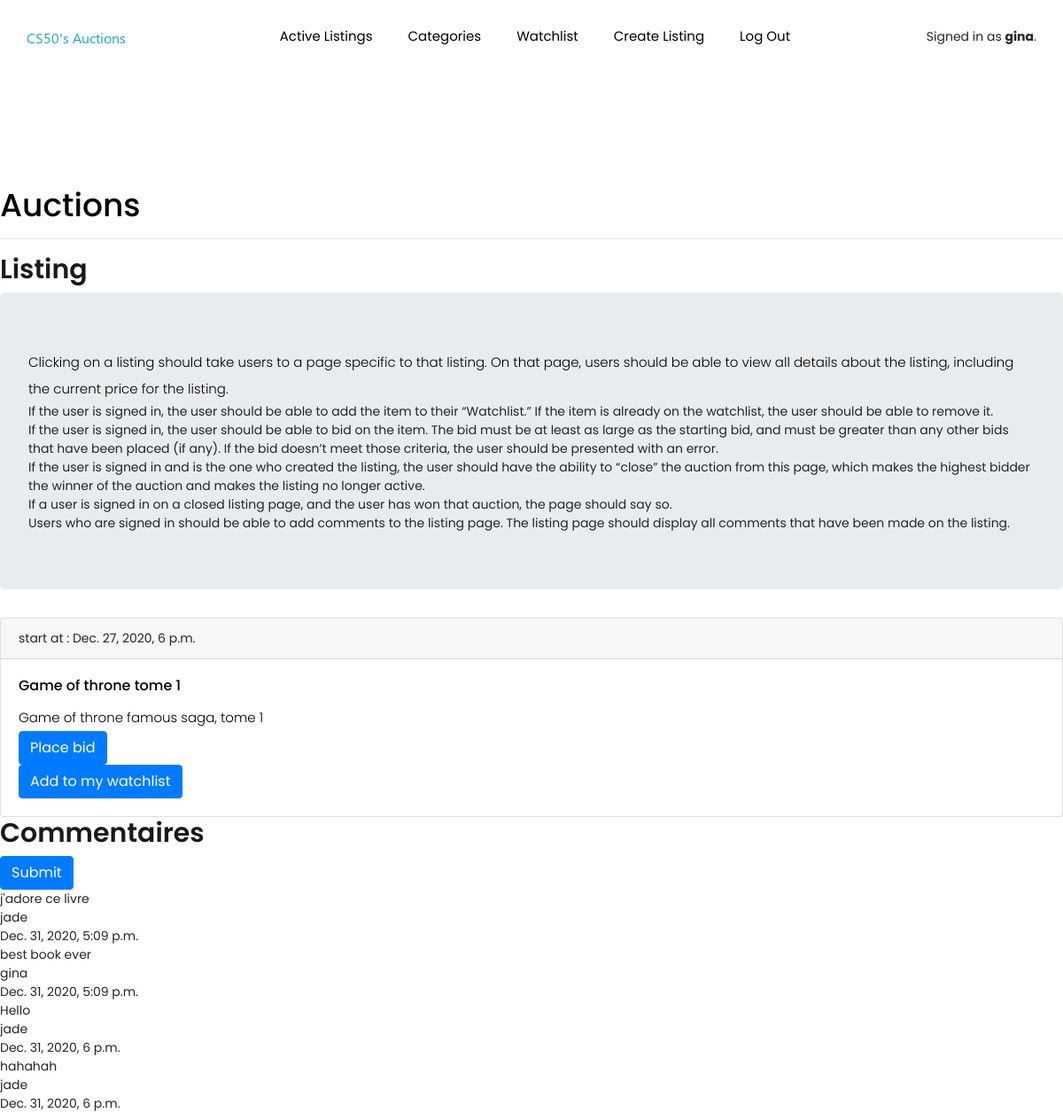
The app's page /listing/1 (signed in) with its own data.
### auctions/models.py (models this page shows, shortened)
class User(AbstractUser):
    watchlist = models.ManyToManyField(Listing, related_name='watchers', blank=True)

class Listing(models.Model):
    title = models.CharField(max_length=64)
    description = models.TextField()
    start_at = models.DateTimeField()
    starting_bid = models.DecimalField(max_digits=5, decimal_places=2,  blank=False, default='0.1')
    categorie = models.ForeignKey(Categorie, models.SET_NULL, blank=True, null=True )
    picture = models.URLField(blank=True, null=True)
    active = models.BooleanField(default=False)

class Comment(models.Model):
    listing = models.ForeignKey(Listing, on_delete=models.CASCADE)
    user = models.ForeignKey(User, models.SET_NULL, blank=True, null=True )
    created_at = models.DateTimeField(auto_now_add=True)
    comment = models.TextField(blank=False)

### auctions/views.py (the view)
# urls.py: path("listing/<int:listing_id>", views.listing, name="listing"),
def listing(request, listing_id):
    listing_id = int(listing_id)
    listing = get_object_or_404(Listing, pk=listing_id)
    comments = Comment.objects.filter(listing=listing_id)
    return render(request, "auctions/listing.html",{
        "listing": listing,
        "comments": comments
    })

### auctions/templates/auctions/listing.html (shortened to what this page needs)
{% extends "auctions/layout.html" %}
{% block body %}
    <h2>Listing</h2>
    <div class="jumbotron">
        <p> Clicking on a listing should take users to a page specific to that listing. On that page, users should be able to view all details about the listing, including the current price for the listing.
            <ul>
                <li>If the user is signed in, the user should be able to add the item to their “Watchlist.” If the item is already on the watchlist, the user should be able to remove it.</li>
                <li>If the user is signed in, the user should be able to bid on the item. The bid must be at least as large as the starting bid, and must be greater than any other bids that have been placed (if any). If the bid doesn’t meet those criteria, the user should be presented with an error.</li>
                <li>If the user is signed in and is the one who created the listing, the user should have the ability to “close” the auction from this page, which makes the highest bidder the winner of the auction and makes the listing no longer active.</li>
                <li>If a user is signed in on a closed listing page, and the user has won that auction, the page should say so.</li>
                <li>Users who are signed in should be able to add comments to the listing page. The listing page should display all comments that have been made on the listing.</li>
            </ul>
        </p>
    </div>
    <div class="card">
        <div class="card-header">
            start at : {{ listing.start_at }}
        </div>
        <div class="card-body">
            <h5 class="card-title">{{ listing.title }}</h5>
            <p class="card-text">{{ listing.description }}</p>
            {% if user.is_authenticated %}
                <a href="#" class="btn btn-primary">Place bid</a>
                {% if in_my_watchlist %}
                <form action="{% url 'remove_watchlist' listing.id %}" method="post">
                    {% csrf_token %}
                    <input type="submit" class="btn btn-danger" value="Remove from my watchlist">
                </form>
                {% else %}
                <form action="{% url 'add_watchlist' listing.id %}" method="post">
                    <input type="submit" class="btn btn-primary" value="Add to my watchlist">
                </form>
                {% endif %}
            {% endif %}
        </div>
    </div>
    <div>
        <h2>Commentaires</h2>
        {% if user.is_authenticated %}
            <form action="{% url 'add_comment' listing.id %}" method="post">
                <input type="submit" class="btn btn-primary" value="Submit">
            </form>
        {% endif %}
        {% for comment in comments %}
            <div>
                <div>{{ comment.comment}}</div>
                <div>{{ comment.user}}</div>
                <div>{{ comment.created_at}}</div>
            </div>
        {% empty %}
            No comment
        {% endfor %}
    </div>
{% endblock %}

### auctions/templates/auctions/layout.html (shortened to what this page needs)
{% load static %}
<!DOCTYPE html>
<html lang="en">
    <head>
        <link rel="stylesheet" href="https://stackpath.bootstrapcdn.com/bootstrap/4.4.1/css/bootstrap.min.css">
        <link href="{% static 'auctions/styles.css' %}" rel="stylesheet">
        <link rel="stylesheet" href="{% static 'auctions/theme/animate.css' %}">
        <link rel="stylesheet" href="{% static 'auctions/theme/all.css' %}">
        <link rel="stylesheet" href="{% static 'auctions/theme/flaticon.css' %}">
        <link rel="stylesheet" href="{% static 'auctions/theme/themify-icons.css' %}">
        <link rel="stylesheet" href="{% static 'auctions/theme/magnific-popup.css' %}">
        <link rel="stylesheet" href="{% static 'auctions/theme/slick.css' %}">
        <link rel="stylesheet" href="{% static 'auctions/theme/style.css' %}">
    </head>
    <body>
	<header class="main_menu home_menu">
        <div class="container">
            <div class="row align-items-center">
                <div class="col-lg-12">
                    <nav class="navbar navbar-expand-lg navbar-light">
                        <a class="navbar-brand" href="index.html"> <img src="{% static 'auctions/img/logo.png' %}" alt="auction_logo"> </a>
                        <div class="collapse navbar-collapse main-menu-item" id="navbarSupportedContent">
                            <ul class="navbar-nav">
                                <li class="nav-item">
                                    <a class="nav-link" href="{% url 'index' %}">Active Listings</a>
                                </li>
                                <li class="nav-item">
                                    <a class="nav-link" href="{% url 'categorie' %}">Categories</a>
                                </li>
                                {% if user.is_authenticated %}
                                <li class="nav-item">
                                    <a class="nav-link" href="{% url 'watchlist' %}">Watchlist</a>
                                </li>
                                <li class="nav-item">
                                    <a class="nav-link" href="{% url 'create' %}">Create listing</a>
                                </li>
                                <li class="nav-item">
                                    <a class="nav-link" href="{% url 'logout' %}">Log out</a>
                                </li>
                                {% endif %}
                            </ul>
                        </div>
                        <span>
                        {% if user.is_authenticated %}
                            Signed in as <strong>{{ user.username }}</strong>.
                        {% else %}
                            Not signed in.
                        {% endif %}
                        </span>
                    </nav>
                </div>
            </div>
        </div>
    </header>
    <br><br><br><br><br><br><br><br><br><br>
        <h1>Auctions</h1>
        <hr>
        {% block body %}
        {% endblock %}
    </body>
</html>

### auctions/static/auctions/styles.css (style rules this page uses)
body { padding: 10px; }

### records on screen
User: username "gina"
Listing: start_at "Dec. 27, 2020, 6 p.m.", title "Game of throne tome 1", description "Game of throne famous saga, tome 1"
Comment: comment "j'adore ce livre", user "jade", created_at "Dec. 31, 2020, 5:09 p.m."
Comment: comment "best book ever", user "gina", created_at "Dec. 31, 2020, 5:09 p.m."
Comment: comment "Hello", user "jade", created_at "Dec. 31, 2020, 6 p.m."
Comment: comment "hahahah", user "jade", created_at "Dec. 31, 2020, 6 p.m."
